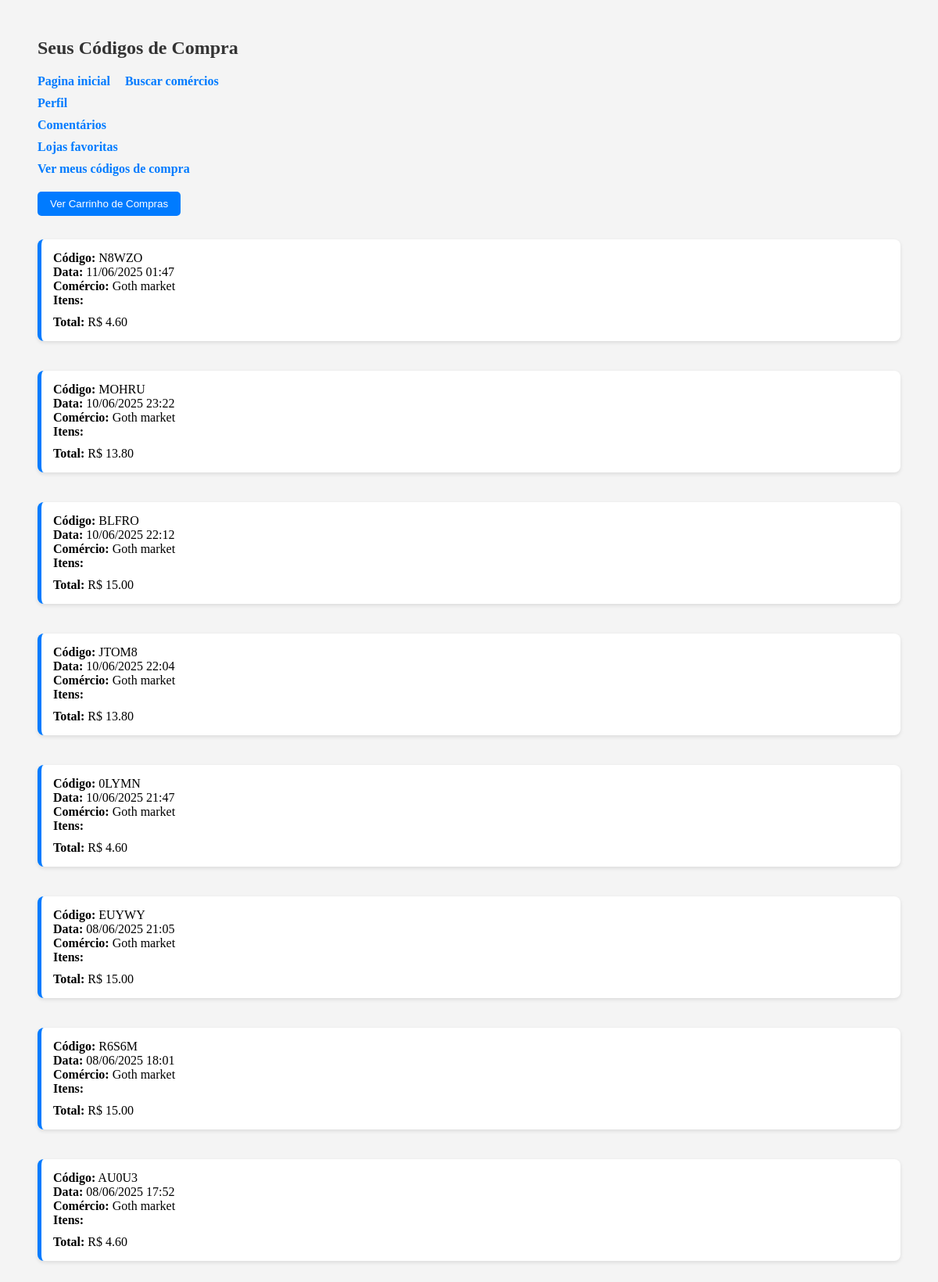
Page /meus_codigos/ (signed in) on the committed database.
### core/models.py (models this page shows, shortened)
class CompraFinalizada(models.Model):
    codigo = models.CharField(max_length=5, unique=True)
    usuario = models.ForeignKey(User, on_delete=models.CASCADE)
    comercio = models.ForeignKey('Comercio', on_delete=models.CASCADE)
    total = models.DecimalField(max_digits=10, decimal_places=2)
    data = models.DateTimeField(auto_now_add=True)
    entregue = models.BooleanField(default=False)

class Comercio(models.Model):
    user = models.OneToOneField(User, on_delete=models.CASCADE, null=True, blank=True)  # ADICIONE ISSO
    nome = models.CharField(max_length=100)
    email = models.EmailField()
    estabelecimento = models.CharField(max_length=100)
    cnpj = models.CharField(max_length=20, unique=True)
    senha = models.CharField(max_length=100)
    imagem = models.ImageField(upload_to='produtos/', blank=True, null=True)
    descricao = models.TextField(blank=True)
    tipo_comercio = models.CharField(
        max_length=50,
        choices=TIPOS_COMERCIO,
        default='Outros'
    )
    horario_funcionamento = models.CharField(max_length=100, blank=True)
    formas_pagamento = models.CharField(max_length=255, blank=True)
    endereco = models.CharField(max_length=255, blank=True)

### core/views.py (the view)
    def _wrapped_view(request, *args, **kwargs):
        if not request.user.is_authenticated:
            return redirect('login_cliente')
        if not hasattr(request.user, 'cliente'):
            messages.error(request, 'Apenas clientes podem acessar essa página.')
            return redirect('home')
        return view_func(request, *args, **kwargs)

### core/views.py (called while the page is built)
def cliente_required(view_func):
    def _wrapped_view(request, *args, **kwargs):
        if not request.user.is_authenticated:
            return redirect('login_cliente')
        if not hasattr(request.user, 'cliente'):
            messages.error(request, 'Apenas clientes podem acessar essa página.')
            return redirect('home')
        return view_func(request, *args, **kwargs)
    return _wrapped_view

@cliente_required
def meus_codigos_compra(request):
    compras = CompraFinalizada.objects.filter(usuario=request.user).order_by('-data')  # do mais recente pro mais antigo
    return render(request, 'meus_codigos.html', {'compras': compras})

### core/templates/meus_codigos.html (shortened to what this page needs)
{% load static %}
<!DOCTYPE html>
<html lang="pt-br">
<head>
  <link rel="stylesheet" href="{% static 'css/meus_codigos_compra.css' %}">
</head>
<body>
  <h2>Seus Códigos de Compra</h2>
  <a href="{% url 'home_cliente' %}">Pagina inicial</a>
    <a href="{% url 'buscar_comercios' %}">Buscar comércios</a>
    <br>
    <a href="{% url 'perfil_cliente' %}">Perfil</a>
    <br>
    <a href="{% url 'comentario_cliente' %}">Comentários</a>
    <br>
    <a href="{% url 'estabelecimento_favoritados' %}">Lojas favoritas</a>
    <br>
    <a href="{% url 'meus_codigos_compra' %}">Ver meus códigos de compra</a>
    <br>
    <a href="{% url 'carrinho' %}">
        <button>Ver Carrinho de Compras</button>
    </a>
  {% if compras %}
    <ul>
      {% for compra in compras %}
        <li>
          <strong>Código:</strong> {{ compra.codigo }}<br>
          <strong>Data:</strong> {{ compra.data|date:"d/m/Y H:i" }}<br>
          <strong>Comércio:</strong> {{ compra.comercio.estabelecimento }}<br>
          <strong>Itens:</strong>
          <strong>Total:</strong> R$ {{ compra.total|floatformat:2 }}
        </li>
        <br>
      {% endfor %}
    </ul>
  {% else %}
    <p>Você ainda não realizou nenhuma compra.</p>
  {% endif %}
</body>
</html>

### static/css/meus_codigos_compra.css (style rules this page uses)
body { background-color: #f4f4f4; padding: 20px 40px; }
h2 { margin-bottom: 20px; color: #333; }
a { display: inline-block; margin-right: 15px; margin-bottom: 10px; text-decoration: none; color: #007bff; font-weight: bold; }
button { padding: 8px 16px; background-color: #007bff; border: none; color: white; border-radius: 5px; cursor: pointer; margin-top: 10px; }
ul { list-style-type: none; padding: 0; margin-top: 20px; }
li { background-color: white; padding: 15px; margin-bottom: 20px; border-left: 5px solid #007bff; border-radius: 8px; box-shadow: 0 2px 5px rgba(0,0,0,0.1); }

### rows in the picture
CompraFinalizada: codigo "N8WZO", data "11/06/2025 01:47", comercio.estabelecimento "Goth market", total "4.60"
CompraFinalizada: codigo "MOHRU", data "10/06/2025 23:22", comercio.estabelecimento "Goth market", total "13.80"
CompraFinalizada: codigo "BLFRO", data "10/06/2025 22:12", comercio.estabelecimento "Goth market", total "15.00"
CompraFinalizada: codigo "JTOM8", data "10/06/2025 22:04", comercio.estabelecimento "Goth market", total "13.80"
CompraFinalizada: codigo "0LYMN", data "10/06/2025 21:47", comercio.estabelecimento "Goth market", total "4.60"
CompraFinalizada: codigo "EUYWY", data "08/06/2025 21:05", comercio.estabelecimento "Goth market", total "15.00"
CompraFinalizada: codigo "R6S6M", data "08/06/2025 18:01", comercio.estabelecimento "Goth market", total "15.00"
CompraFinalizada: codigo "AU0U3", data "08/06/2025 17:52", comercio.estabelecimento "Goth market", total "4.60"
